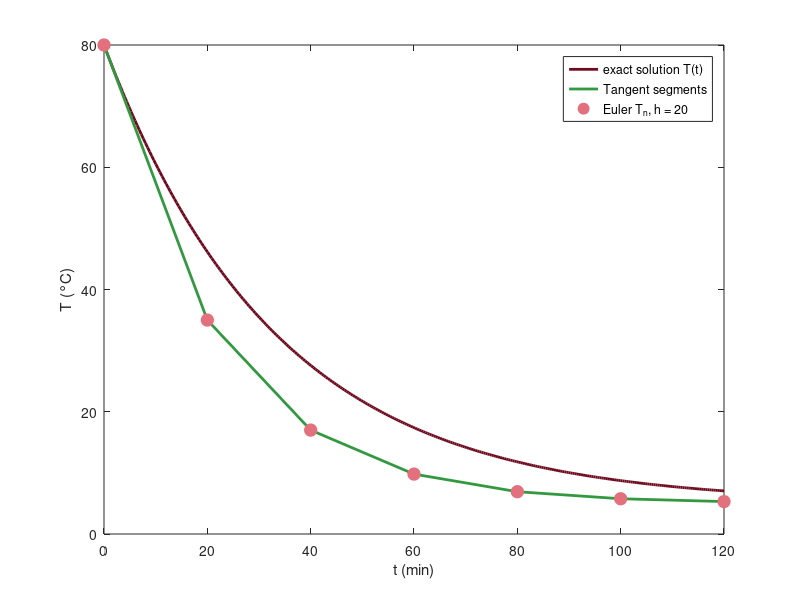

The MATLAB script that drew this image:
% Fig. 3.20: Euler's method follows the slope of the direction field (book, Section 3.4, Eq. 3.26)
% dT/dt = 0.03 (5 - T), T(0) = 80, step size h = 20:  T_{n+1} = T_n + h · 0.03 (5 - T_n)
% (c) 2026 Philipp Kügler · Program for the book "Dynamical Systems in the Life Sciences" · MIT License (see LICENSE)
k = 0.03; Tu = 5; T0 = 80; h = 20;
N = 6;
t = h * (0:N);
T = zeros(1, N + 1); T(1) = T0;
for n = 1:N
    T(n + 1) = T(n) + h * k * (Tu - T(n));
end
tt = linspace(0, 120, 300);
plot(tt, Tu + (T0 - Tu) * exp(-k * tt), 'Color', [0.43 0.04 0.12], 'LineWidth', 2); hold on
plot(t, T, 'Color', [0.2 0.6 0.25], 'LineWidth', 2);
plot(t, T, 'o', 'Color', [0.89 0.44 0.49], 'MarkerFaceColor', [0.89 0.44 0.49], 'MarkerSize', 9); hold off
for n = 1:N + 1
    fprintf('t = %5.0f: T_n = %6.2f,  exact %6.2f\n', t(n), T(n), Tu + (T0 - Tu) * exp(-k * t(n)));
end
set(gca, 'XTick', t); xlabel('t (min)'); ylabel('T (°C)'); legend('exact solution T(t)', 'Tangent segments', 'Euler T_n, h = 20');
